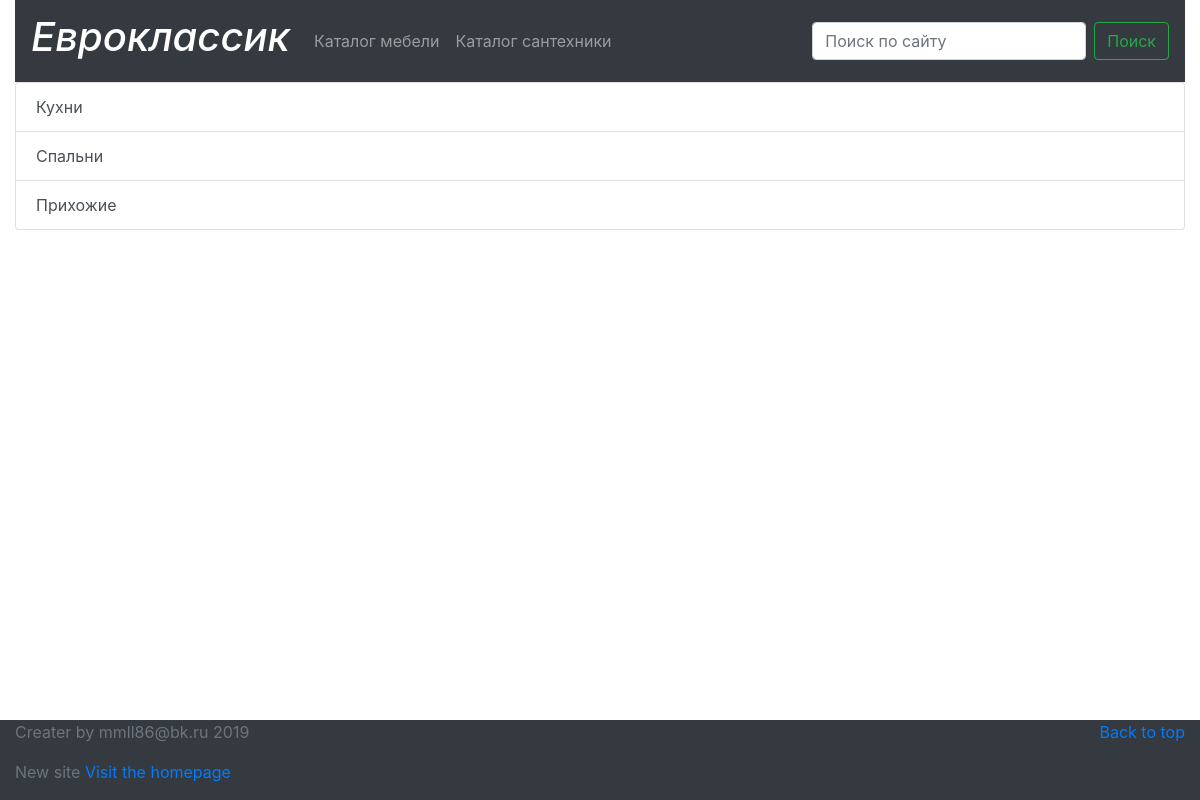
/catalogs/, run on an earlier commit of the app's database.
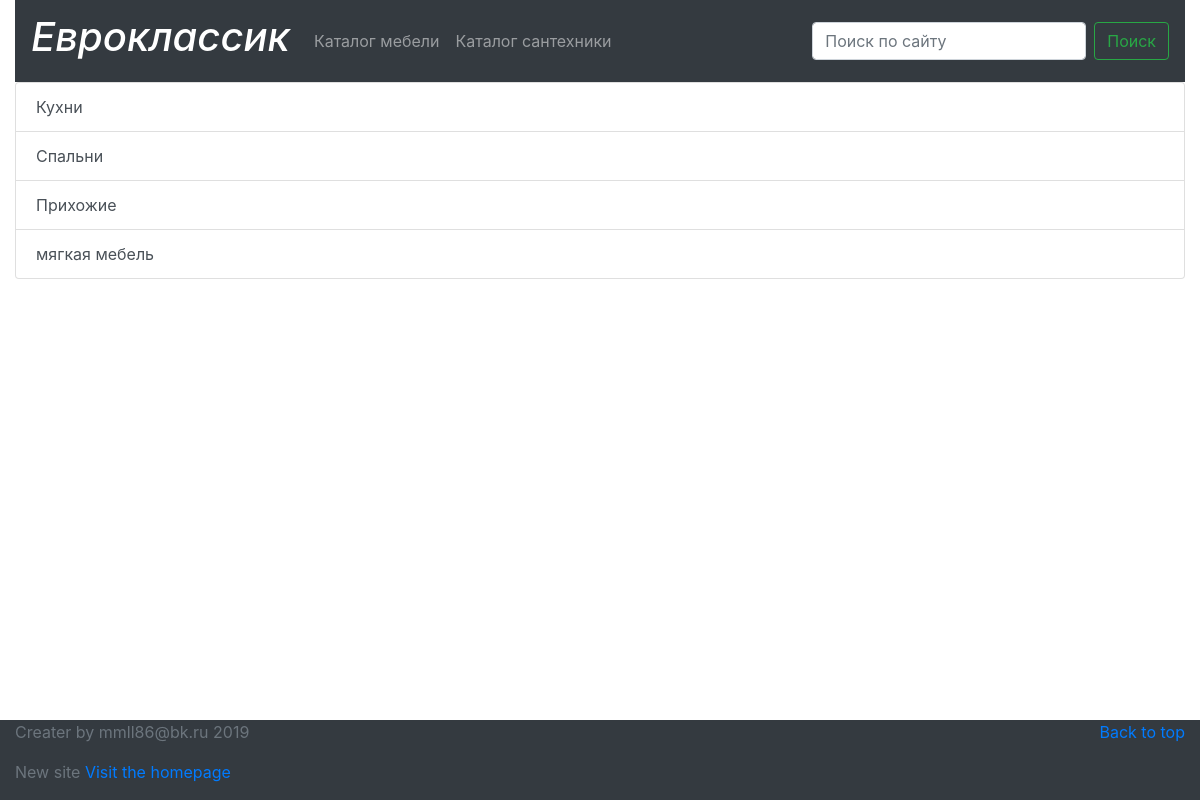
And on a later commit of the database.
### evroclassik/models.py (models this page shows)
class Catalog(models.Model):
    text = models.CharField(max_length=200, blank=True, verbose_name='Наименование')
    date_added = models.DateTimeField(auto_now_add=True)
    class Meta:
        verbose_name_plural = 'Каталог Мебели'
    def __str__(self):
        return self.text

### evroclassik/views.py (the view)
# urls.py: path('catalogs/', views.catalogs, name='catalogs'),
def catalogs(request):
    catalogs = Catalog.objects.order_by('date_added')
    context = {'catalogs': catalogs}
    return render(request, 'evroclassik/catalogs.html', context)

### evroclassik/templates/evroclassik/catalogs.html
    {% extends "evroclassik/base.html" %}
    {% block content %}
    <div class="list-group">
        {% for catalog in catalogs %}
        <a href="{{ catalog.id }}/" class="list-group-item list-group-item-action">{{ catalog }}</a>
        {% empty %}
        <li>No topics have been added yet.</li>
        {% endfor %}
    </div>
    {% endblock content %}

### evroclassik/templates/evroclassik/base.html (shortened to what this page needs)
<!DOCTYPE html>
<html lang="ru">
<head>
</head>
<link rel="stylesheet" href="https://stackpath.bootstrapcdn.com/bootstrap/4.3.1/css/bootstrap.min.css">
<body>
<header class="container-fluid sticky-top">
<nav class="navbar navbar-expand-lg navbar-dark bg-dark">
  <a class="navbar-brand" href="{% url 'evroclassik:index' %}"><p class="h1 font-italic">Евроклассик</p></a>
  <div class="collapse navbar-collapse" id="navbarSupportedContent">
    <ul class="navbar-nav mr-auto">
      <li class="nav-item">
        <a class="nav-link" href="{% url 'evroclassik:catalogs' %}">Каталог мебели</a>
      </li>
      <li class="nav-item">
        <a class="nav-link" href="{% url 'evroclassik:catalogs_plumbing' %}">Каталог сантехники</a>
      </li>
    </ul>
    <form class="form-inline my-2 my-lg-0">
      <input class="form-control mr-sm-2" type="text" placeholder="Поиск по сайту" aria-label="Search" name="search">
      <button class="btn btn-outline-success my-2 my-sm-0" type="submit">Поиск</button>
    </form>
  </div>
</nav>
</header>
<div class="container-fluid">
    {% block content %}{% endblock content %}
</div>
<footer class="text-muted fixed-bottom bg-dark">
    <div class="container-fluid">
        <p class="float-right"><a href="#">Back to top</a></p>
        <p>Creater by mmll86@bk.ru 2019</p>
        <p>New site <a href="#">Visit the homepage</a></p>
    </div>
</footer>
</body>
</html>

What changed in the data, as far as the page shows it:
added Catalog: text "мягкая мебель"
